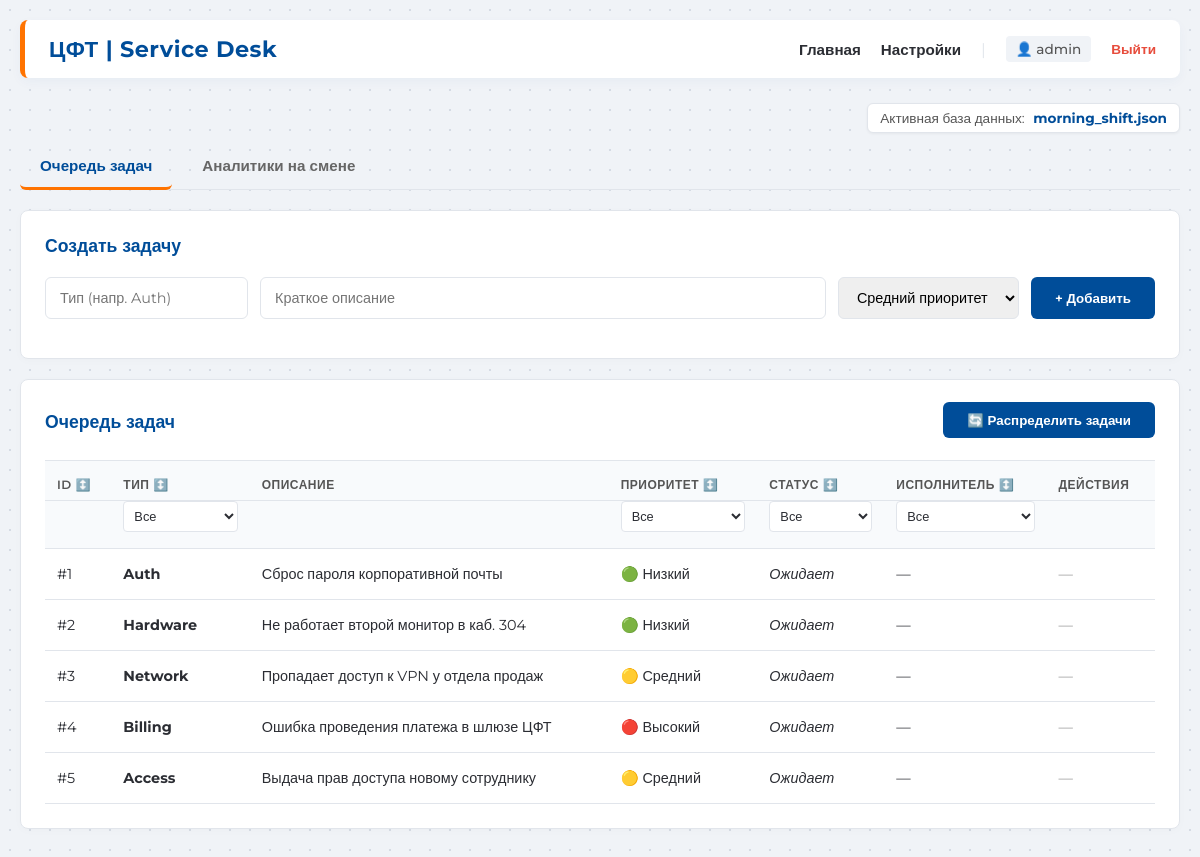
The page / (signed in) on the database its author committed.
### tables this page shows
CREATE TABLE tasks (
            id INTEGER PRIMARY KEY AUTOINCREMENT,
            task_type TEXT NOT NULL,
            description TEXT,
            priority TEXT NOT NULL,
            status TEXT NOT NULL DEFAULT 'Ожидает',
            analyst_id INTEGER,
            created_at TIMESTAMP DEFAULT CURRENT_TIMESTAMP
        );

### app/__init__.py (the view, shortened to what this page needs)
    @app.route('/', methods=['GET', 'POST'])
    def home():
        conn = get_db()
        analysts = conn.execute('SELECT * FROM analysts').fetchall()
        tasks = conn.execute('''
            SELECT tasks.*, analysts.name as analyst_name
            FROM tasks
            LEFT JOIN analysts ON tasks.analyst_id = analysts.id
        ''').fetchall()
        current_scenario = get_current_scenario()
        return render_template('index.html', analysts=analysts, tasks=tasks, current_scenario=current_scenario)

### app/__init__.py (called while the page is built)
def get_db():
    db_path = os.path.join(os.path.dirname(__file__), '..', 'instance', 'app.db')
    conn = sqlite3.connect(db_path)
    conn.row_factory = sqlite3.Row
    return conn

def get_current_scenario():
    if os.path.exists('current_scenario.txt'):
        with open('current_scenario.txt', 'r', encoding='utf-8') as f:
            return f.read().strip()
    return "Не выбрана (Ручной режим)"

### app/templates/index.html (shortened to what this page needs)
{% extends "base.html" %}
{% block content %}
    <div style="display: flex; justify-content: flex-end; margin-bottom: 10px;">
        <span style="font-size: 0.85rem; color: #555; background: #fff; padding: 6px 12px; border-radius: 6px; border: 1px solid var(--cft-border); box-shadow: 0 1px 3px rgba(0,0,0,0.05);">
            Активная база данных: <strong style="color: var(--cft-blue); margin-left: 5px;">{{ current_scenario }}</strong>
        </span>
    </div>
    {% if session.get('role') == 'admin' %}
    <div class="tabs">
        <button class="tab-btn active" onclick="switchTab('tasks-tab', this)">Очередь задач</button>
        <button class="tab-btn" onclick="switchTab('analysts-tab', this)">Аналитики на смене</button>
    </div>
    {% endif %}
    <div id="tasks-tab" class="tab-content active">
        {% if session.get('role') == 'admin' %}
        <div class="card">
            <h2>Создать задачу</h2>
            <form action="/" method="post" class="form-group">
                <input type="text" name="task_type" placeholder="Тип (напр. Auth)" required>
                <input type="text" name="description" placeholder="Краткое описание" style="flex-grow: 1;">
                <select name="priority">
                    <option value="medium" selected>Средний приоритет</option>
                </select>
                <button type="submit">+ Добавить</button>
            </form>
        </div>
        {% endif %}
        <div class="card">
            <div style="display: flex; justify-content: space-between; align-items: center; margin-bottom: 20px;">
                <h2 style="margin-bottom: 0;">Очередь задач</h2>
                {% if session.get('role') == 'admin' %}
                <form action="/distribute" method="post" style="margin: 0;">
                    <button type="submit" class="btn-success" style="transform: translateY(-2px);">🔄 Распределить задачи</button>
                </form>
                {% endif %}
            </div>
            <table id="tasks-table">
                <thead>
                    <tr class="header-row">
                        <th><div class="th-content" onclick="sortTasksTable(0)" title="Сортировать по ID">ID ↕️</div></th>
                        <th><div class="th-content" onclick="sortTasksTable(1)" title="Сортировать по типу">Тип ↕️</div></th>
                        <th>Описание</th>
                        <th><div class="th-content" onclick="sortTasksTable(3)" title="Сортировать по приоритету">Приоритет ↕️</div></th>
                        <th><div class="th-content" onclick="sortTasksTable(4)" title="Сортировать по статусу">Статус ↕️</div></th>
                        <th><div class="th-content" onclick="sortTasksTable(5)" title="Сортировать по исполнителю">Исполнитель ↕️</div></th>
                        <th>Действия</th>
                    </tr>
                    <tr class="filters-row">
                        <th></th>
                        <th>
                            <select class="filter-select" data-col="1" onchange="applyFilters()">
                                <option value="all">Все</option>
                            </select>
                        </th>
                        <th></th>
                        <th>
                            <select class="filter-select" data-col="3" onchange="applyFilters()">
                                <option value="all">Все</option>
                            </select>
                        </th>
                        <th>
                            <select class="filter-select" data-col="4" onchange="applyFilters()">
                                <option value="all">Все</option>
                            </select>
                        </th>
                        <th>
                            <select class="filter-select" data-col="5" onchange="applyFilters()">
                                <option value="all">Все</option>
                            </select>
                        </th>
                        <th></th>
                    </tr>
                </thead>
                <tbody>
                    {% for task in tasks %}
                    <tr>
                        <td>#{{ task['id'] }}</td>
                        <td><strong>{{ task['task_type'] }}</strong></td>
                        <td>{{ task['description'] }}</td>
                        <td>
                            {% if task['priority'] == 'high' %}🔴 Высокий
                            {% elif task['priority'] == 'medium' %}🟡 Средний
                            {% else %}🟢 Низкий{% endif %}
                        </td>
                        <td><em>{{ task['status'] }}</em></td>
                        <td>{{ task['analyst_name'] if task['analyst_name'] else '—' }}</td>
                        <td>
                            {% if task['status'] == 'В работе' and (session.get('role') == 'admin' or task['analyst_name'] == session.get('user_name')) %}
                            <div style="display: flex; gap: 5px;">
                                <form action="/complete/{{ task['id'] }}" method="post" style="margin: 0;">
                                    <button type="submit" class="btn-success" style="padding: 6px 12px; font-size: 0.8rem; border-radius: 4px;">✔️ Завершить</button>
                                </form>
                                <form action="/escalate/{{ task['id'] }}" method="post" style="margin: 0;">
                                    <button type="submit" style="background-color: #e74c3c; padding: 6px 12px; font-size: 0.8rem; border-radius: 4px;">⬆️ Эскалировать</button>
                                </form>
                            </div>
                            {% else %}
                                <span style="color: #999;">—</span>
                            {% endif %}
                        </td>
                    </tr>
                    {% else %}
                    <tr>
                        <td colspan="7" style="text-align: center; color: #7f8c8d;">Задач пока нет.</td>
                    </tr>
                    {% endfor %}
                </tbody>
            </table>
        </div>
    </div>
{% endblock %}

### app/templates/base.html (style rules this page uses)
:root { --cft-blue: #004D99; --cft-orange: #FF7300; --cft-bg: #F0F3F7; --cft-text: #2B2D33; --cft-border: #E1E5EB; }
body { font-family: 'Montserrat', sans-serif; background-color: var(--cft-bg); color: var(--cft-text); margin: 0; padding: 20px; background-image: radial-gradient(#d5dbe4 1px, transparent 1px); background-size: 20px 20px; }
.card { background: #FFFFFF; border-radius: 8px; padding: 24px; margin-bottom: 20px; box-shadow: 0 2px 10px rgba(0,0,0,0.02); border: 1px solid var(--cft-border); transition: transform 0.3s cubic-bezier(0.16, 1, 0.3, 1), box-shadow 0.3s ease; }
h1, h2 { color: var(--cft-blue); margin-top: 0; font-weight: 600; }
h2 { font-size: 1.1rem; margin-bottom: 20px; }
.tabs { margin-bottom: 20px; display: flex; gap: 10px; border-bottom: 1px solid var(--cft-border); padding-bottom: 0; }
.tab-btn { background-color: transparent; color: #666; border: none; border-bottom: 3px solid transparent; padding: 12px 20px; cursor: pointer; font-weight: 600; font-size: 0.95rem; font-family: inherit; transition: all 0.2s ease; position: relative; top: 1px; }
.tab-btn.active { color: var(--cft-blue); border-bottom: 3px solid var(--cft-orange); }
.tab-content { display: none; }
.tab-content.active { display: block; animation: slideUpFade 0.4s cubic-bezier(0.16, 1, 0.3, 1) forwards; }
table { width: 100%; border-collapse: collapse; font-size: 0.9rem; }
th, td { padding: 16px 12px; text-align: left; border-bottom: 1px solid var(--cft-border); transition: background-color 0.2s ease; }
th { background-color: #F8FAFC; color: #555; font-weight: 600; text-transform: uppercase; font-size: 0.75rem; letter-spacing: 0.5px; border-top: 1px solid var(--cft-border); }
input, select { padding: 10px 14px; border: 1px solid var(--cft-border); border-radius: 6px; font-family: inherit; font-size: 0.9rem; outline: none; transition: border-color 0.2s, box-shadow 0.2s; }
button { background-color: var(--cft-blue); color: white; border: none; padding: 10px 24px; border-radius: 6px; cursor: pointer; font-weight: 600; font-family: inherit; transition: all 0.2s cubic-bezier(0.16, 1, 0.3, 1); }
.form-group { display: flex; gap: 12px; margin-bottom: 15px; }

### app/templates/index.html (style rules this page uses)
.filter-select { width: 100%; padding: 6px; font-size: 0.8rem; border: 1px solid var(--cft-border); border-radius: 4px; background-color: #FFFFFF; color: var(--cft-text); cursor: pointer; outline: none; font-family: inherit; }
.th-content { cursor: pointer; display: inline-block; }
.header-row th { border-bottom: none; padding-bottom: 8px; }
.filters-row th { padding-top: 0; }

### rows shown on the page
tasks: id "1", task_type "Auth", description "Сброс пароля корпоративной почты", priority "🟢 Низкий", status "Ожидает", task "—"
tasks: id "2", task_type "Hardware", description "Не работает второй монитор в каб. 304", priority "🟢 Низкий", status "Ожидает", task "—"
tasks: id "3", task_type "Network", description "Пропадает доступ к VPN у отдела продаж", priority "🟡 Средний", status "Ожидает", task "—"
tasks: id "4", task_type "Billing", description "Ошибка проведения платежа в шлюзе ЦФТ", priority "🔴 Высокий", status "Ожидает", task "—"
tasks: id "5", task_type "Access", description "Выдача прав доступа новому сотруднику", priority "🟡 Средний", status "Ожидает", task "—"

### other values the page prints
{{ session.get('user_name') }} "admin"
{{ current_scenario }} "morning_shift.json"
